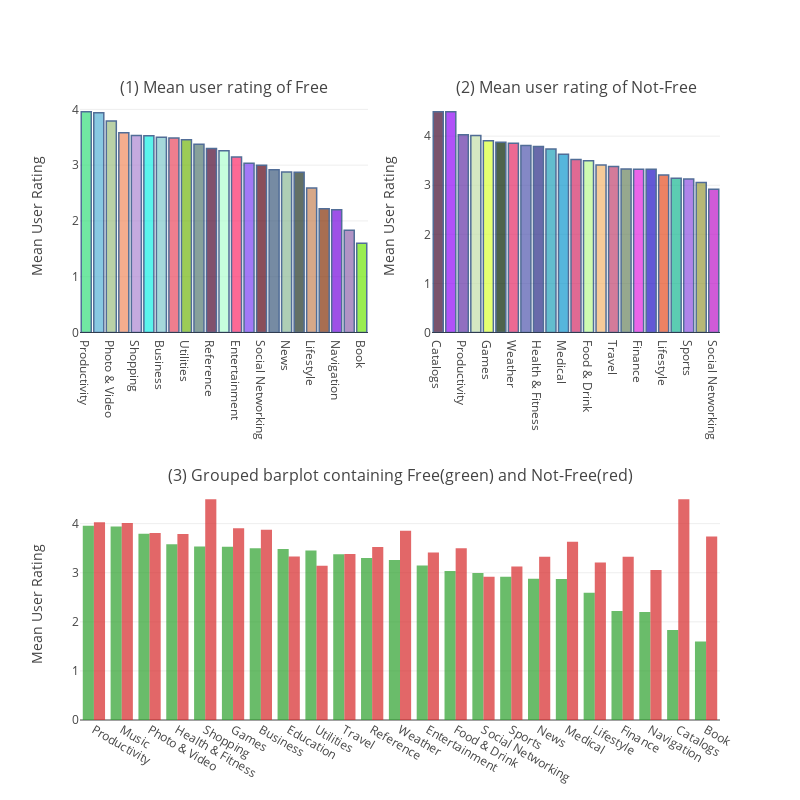

The notebook cell this image was saved under:
### Markdown cell above
- With not considering 'isNotFree', The Apps for Productivity, Music and Photo & Video have higher mean user rating.
- The mean user rating of Book, Finance and Catalogs are less than 2.5.

### Code cell
cnt_srs1 = df_app_free[['prime_genre', 'user_rating']].groupby('prime_genre').mean()['user_rating'].sort_values(ascending=False)
text1 = ['{:.2f}%'.format(100 * (value / cnt_srs1.sum())) for value in cnt_srs1.values]

trace1 = go.Bar(
    x = cnt_srs1.index,
    y = cnt_srs1.values,
    marker = dict(
        color = random_color_generator(100),
        line = dict(color='rgb(8, 48, 107)',
                    width = 1.5)
    ),
    opacity = 0.7
)

cnt_srs2 = df_app_notfree[['prime_genre', 'user_rating']].groupby('prime_genre').mean()['user_rating'].sort_values(ascending=False)
text2 = ['{:.2f}%'.format(100 * (value / cnt_srs2.sum())) for value in cnt_srs2.values]

trace2 = go.Bar(
    x = cnt_srs2.index,
    y = cnt_srs2.values,
    marker = dict(
        color = random_color_generator(100),
        line = dict(color='rgb(8, 48, 107)',
                    width = 1.5)
    ),
    opacity = 0.7
)

trace3 = go.Bar(
    x = cnt_srs1.index,
    y = cnt_srs1.values,
    opacity = 0.7,
    name='Free'
)


trace4 = go.Bar(
    x = cnt_srs2.index,
    y = cnt_srs2.values,
    opacity = 0.7,
    name='Not-Free'
)



fig = tools.make_subplots(rows=2, cols=2, specs = [[{}, {}], [{'colspan':2}, None]], 
                          subplot_titles=('(1) Mean user rating of Free', '(2) Mean user rating of Not-Free', 
                                          '(3) Grouped barplot containing Free(green) and Not-Free(red)'), print_grid=False)
fig.append_trace(trace1, 1, 1)
fig.append_trace(trace2, 1, 2)
fig.append_trace(trace3, 2, 1)
fig.append_trace(trace4, 2, 1)

fig['layout']['yaxis1'].update(title='Mean User Rating')
fig['layout']['yaxis2'].update(title='Mean User Rating')
fig['layout']['yaxis3'].update(title='Mean User Rating')
fig['layout'].update(showlegend=False, width=800, height=800)

py.iplot(fig)

### Figure 1 — Plotly figure (JSON) as saved in the notebook; plotly's stock layout.template omitted (floating-point values rounded to 4 significant figures)
{"data": [{"marker": {"color": ["#35DD7B", "#56B1D6", "#9DBE82", "#F18A5F", "#AD87D2", "#13EFE4", "#7FC8CA", "#E9485E", "#72B60F", "#557971", "#4C0830", "#B0FFCF", "#FB2A69", "#7B41F4", "#590415", "#3C5A7D", "#8CBA96", "#223424", "#C68356", "#843108", "#7608DD", "#9165AD", "#6EE509", "#9B3CA2", "#A3F6A3", "#7CA032", "#4E85C2", "#801462", "#56BEA9", "#D12483", "#D9B4B1", "#1CEF0B", "#C0EF79", "#437A21", "#8759E4", "#96E41B", "#A2BE16", "#84451D", "#2FEC3A", "#9BDECB", "#F64850", "#C357EF", "#59D16E", "#B674B7", "#72735B", "#9B1D25", "#A791E7", "#89A9B7", "#A1DF8F", "#D11A93", "#C91D03", "#7F9ACE", "#3B5A04", "#FDF7BD", "#0BC00C", "#FFA9D6", "#FAAAFF", "#4C7E06", "#051BDE", "#0EE133", "#D1786A", "#9C1C7E", "#0D6F61", "#390FCB", "#A2A341", "#0C4A7E", "#80F12C", "#53A034", "#C63955", "#7D8D3B", "#DF89C3", "#E25E13", "#10B8B8", "#526A20", "#BDEC48", "#D84700", "#735BF8", "#342801", "#0B0AE6", "#59514A", "#A91405", "#59DEB7", "#664CFC", "#C5BD88", "#D73609", "#B48B28", "#9986B0", "#273AD4", "#06BB0B", "#590C72", "#971302", "#BDAB5B", "#D3D5FB", "#EEAA9C", "#3C502E", "#2F2D25", "#599E12", "#E82DFE", "#74F2D5", "#59E8BA"], "line": {"color": "rgb(8, 48, 107)", "width": 1.5}}, "opacity": 0.7, "type": "bar", "uid": "e1670125-d8ec-11e8-8ac2-5435308b7835", "x": ["Productivity", "Music", "Photo & Video", "Health & Fitness", "Shopping", "Games", "Business", "Education", "Utilities", "Travel", "Reference", "Weather", "Entertainment", "Food & Drink", "Social Networking", "Sports", "News", "Medical", "Lifestyle", "Finance", "Navigation", "Catalogs", "Book"], "xaxis": "x", "y": [3.96, 3.94, 3.793, 3.579, 3.533, 3.529, 3.5, 3.485, 3.454, 3.375, 3.3, 3.258, 3.148, 3.035, 2.997, 2.918, 2.879, 2.875, 2.59, 2.22, 2.2, 1.833, 1.598], "yaxis": "y"}, {"marker": {"color": ["#420A2E", "#9008F7", "#6332A5", "#C2DEA8", "#DAFF35", "#042101", "#E42A65", "#5156AE", "#2A2B86", "#21A2B9", "#0F98CE", "#D32C66", "#BAF890", "#F2B66E", "#C14370", "#6A835E", "#E124DF", "#2112C5", "#E64E22", "#17B892", "#8E51E2", "#989B3C", "#BC16C8", "#F134A3", "#6DD8EF", "#4FAEA6", "#56C2B0", "#A5FEF6", "#516AF4", "#E29EA6", "#B1A4B1", "#C6700A", "#E96651", "#79CE33", "#197FB3", "#E20D76", "#87270F", "#C47E6A", "#A5BC6B", "#3A97D8", "#1BF218", "#109D39", "#2BF28B", "#735A51", "#D27CA1", "#2811C3", "#2DE38A", "#FBF77B", "#702549", "#218166", "#6FB3E9", "#4EFDA9", "#215784", "#F34D9B", "#96BF55", "#D22978", "#BB767A", "#728520", "#0954E7", "#621450", "#273291", "#273972", "#1DBE16", "#D7491A", "#3960F5", "#6E3BFF", "#7DD024", "#0B88AF", "#138DB0", "#3B2463", "#975811", "#55897F", "#CC00CD", "#2D3877", "#83A8D7", "#179D73", "#62F5C2", "#15AF36", "#FD21AD", "#3F2A67", "#014EAA", "#DC52B7", "#D25504", "#F1BBF6", "#FAC9AB", "#7F2D91", "#BAA789", "#CE2760", "#9FC755", "#AD7D30", "#547104", "#0E949E", "#C0C23E", "#7EA9CD", "#BE4A62", "#73A469", "#F84D88", "#171582", "#3F412A", "#06E207"], "line": {"color": "rgb(8, 48, 107)", "width": 1.5}}, "opacity": 0.7, "type": "bar", "uid": "e1670126-d8ec-11e8-8ac2-5435308b7835", "x": ["Catalogs", "Shopping", "Productivity", "Music", "Games", "Business", "Weather", "Photo & Video", "Health & Fitness", "Book", "Medical", "Reference", "Food & Drink", "Entertainment", "Travel", "Education", "Finance", "News", "Lifestyle", "Utilities", "Sports", "Navigation", "Social Networking"], "xaxis": "x2", "y": [4.5, 4.5, 4.03, 4.014, 3.905, 3.878, 3.854, 3.808, 3.788, 3.739, 3.633, 3.523, 3.5, 3.41, 3.38, 3.332, 3.325, 3.324, 3.21, 3.14, 3.129, 3.058, 2.917], "yaxis": "y2"}, {"name": "Free", "opacity": 0.7, "type": "bar", "uid": "e1670127-d8ec-11e8-8ac2-5435308b7835", "x": ["Productivity", "Music", "Photo & Video", "Health & Fitness", "Shopping", "Games", "Business", "Education", "Utilities", "Travel", "Reference", "Weather", "Entertainment", "Food & Drink", "Social Networking", "Sports", "News", "Medical", "Lifestyle", "Finance", "Navigation", "Catalogs", "Book"], "xaxis": "x3", "y": [3.96, 3.94, 3.793, 3.579, 3.533, 3.529, 3.5, 3.485, 3.454, 3.375, 3.3, 3.258, 3.148, 3.035, 2.997, 2.918, 2.879, 2.875, 2.59, 2.22, 2.2, 1.833, 1.598], "yaxis": "y3"}, {"name": "Not-Free", "opacity": 0.7, "type": "bar", "uid": "e1670128-d8ec-11e8-8ac2-5435308b7835", "x": ["Catalogs", "Shopping", "Productivity", "Music", "Games", "Business", "Weather", "Photo & Video", "Health & Fitness", "Book", "Medical", "Reference", "Food & Drink", "Entertainment", "Travel", "Education", "Finance", "News", "Lifestyle", "Utilities", "Sports", "Navigation", "Social Networking"], "xaxis": "x3", "y": [4.5, 4.5, 4.03, 4.014, 3.905, 3.878, 3.854, 3.808, 3.788, 3.739, 3.633, 3.523, 3.5, 3.41, 3.38, 3.332, 3.325, 3.324, 3.21, 3.14, 3.129, 3.058, 2.917], "yaxis": "y3"}], "layout": {"annotations": [{"font": {"size": 16}, "showarrow": false, "text": "(1) Mean user rating of Free", "x": 0.225, "xanchor": "center", "xref": "paper", "y": 1, "yanchor": "bottom", "yref": "paper"}, {"font": {"size": 16}, "showarrow": false, "text": "(2) Mean user rating of Not-Free", "x": 0.775, "xanchor": "center", "xref": "paper", "y": 1, "yanchor": "bottom", "yref": "paper"}, {"font": {"size": 16}, "showarrow": false, "text": "(3) Grouped barplot containing Free(green) and Not-Free(red)", "x": 0.5, "xanchor": "center", "xref": "paper", "y": 0.375, "yanchor": "bottom", "yref": "paper"}], "height": 800, "showlegend": false, "width": 800, "xaxis": {"anchor": "y", "domain": [0, 0.45]}, "xaxis2": {"anchor": "y2", "domain": [0.55, 1]}, "xaxis3": {"anchor": "y3", "domain": [0, 1]}, "yaxis": {"anchor": "x", "domain": [0.625, 1], "title": "Mean User Rating"}, "yaxis2": {"anchor": "x2", "domain": [0.625, 1], "title": "Mean User Rating"}, "yaxis3": {"anchor": "x3", "domain": [0, 0.375], "title": "Mean User Rating"}}}
